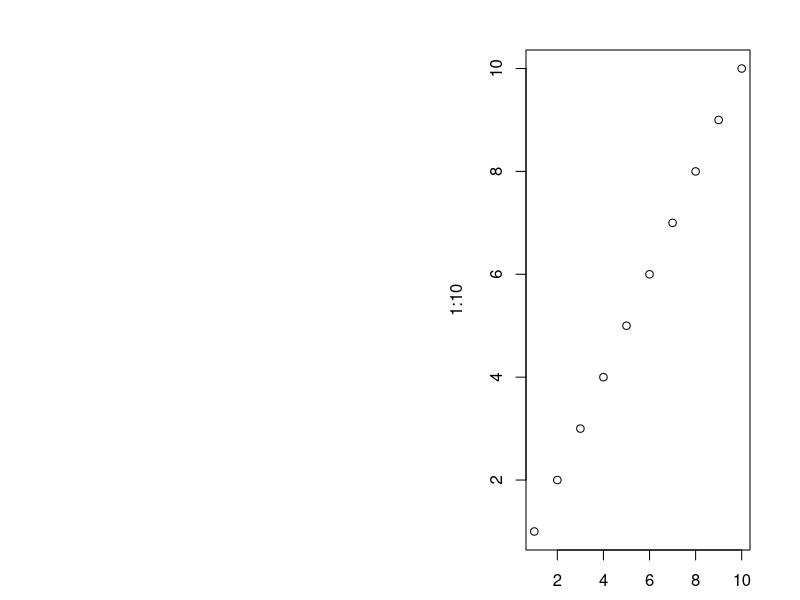

Generate this figure with R:
# Demonstrate RStudio problem with margins.
#
# GOAL: create a w=1-inch wide plot, near right edge of plot area, with a m=0.5 inch margin
# at bottom, right, and top. Do this by setting the left-hand margin to 
# par('pin)'-w-m, and the right-hand margin to m.
#
# MACHINE: OSX (macbook pro, retina, 13-inch)
#
# TEST 1: APP 2: R 3.2.3 GUI 1.66 Mavericks build (7060)
# RESULT 1: plot is as expected
#    > print(pin)
#    [1] 3.76 3.16
#    > print(mai)
#    [1] 0.50 2.26 0.50 0.50
#    > par('mai')
#    [1] 1.02 0.82 0.82 0.42
#    > par('csi')
#    [1] 0.2
#    > par('cra')
#    [1] 10.8 14.4
#    > par('mai')
#    [1] 0.50 2.26 0.50 0.50
#
# TEST 2: RStudio 0.99.842
# RESULT 2: no plot; instead the error 'figure margins too large'
#    > print(pin)
#    [1] 12.121111  4.951667
#    > print(mai)
#    [1]  0.50000 10.62111  0.50000  0.50000
#    > par('mai')
#    [1] 1.02 0.82 0.82 0.42
#    > par('csi')
#    [1] 0.2
#    > par('cra')
#    [1] 10.8 14.4
#    > par('mai')
#    [1]  0.50000 10.62111  0.50000  0.50000

m <- 0.5 # margin at bottom, top, and right
w <- 1.0 # inside width of plot
pin <- par('pin')
mai <- c(m, pin[1] - w - m, m, m)
print(pin)
print(mai)
par('mai')
par('csi')
par('cra')
par(mai=mai)
par('mai')
plot(1:10, 1:10)
sessionInfo()
#RStudio.Version()
print(par())

